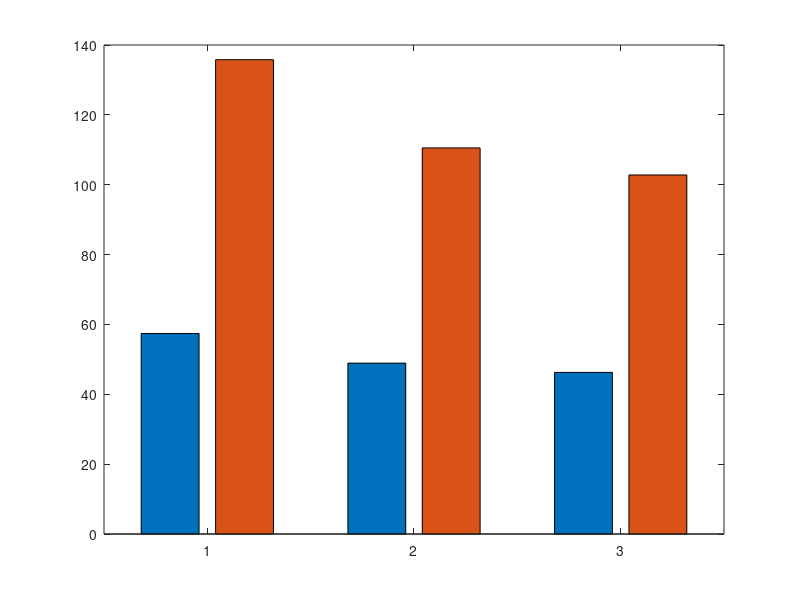

This figure's MATLAB source: (Note: this script raises an error after producing the figure.)
nice_colors_lines = [57,106,177; 218,124,48;62,150,81;204,37,41;83,81,84;107,76,154;146,36,40;148,139,61]./255;
nice_colors_bars = [114,147,203;225,151,76;132,186,91;211,94,96;128,133,133;144,103,167;171,104,87;204,194,16]./255;

good_means =[57.41, 48.92, 46.27];
good_stds = [28.693237879333175, 25.323775389937417, 24.024926638805784];
good_shares = [0.0, 2.18, 3.69];
bad_means = [135.8, 110.54, 102.79];
bad_stds = [42.782706786738025, 47.745454233884928, 46.182961143694541];
bad_shares = [0.0, 2.13, 4.45];

figure(1); clf;
hax = gca;
hbars = bar(hax, [good_means',bad_means']);
hbars(1).FaceColor = nice_colors_bars(1,:);
hbars(2).FaceColor = nice_colors_bars(2,:);
hbars(1).EdgeColor = 'none';
hbars(2).EdgeColor = 'none';
ylims = get(hax, 'Ylim');
y = (ylims(1) + diff(ylims)*0.05)*ones(1,3);
hold on;
x =  hbars(1).XData + hbars(1).XOffset;
hErrorbar(1) = errorbar(x, good_means, good_stds, good_stds, '.k');
text(x, y, cellstr(num2str(good_shares'))', 'HorizontalAlignment', 'center');

x =  hbars(2).XData + hbars(2).XOffset;
hErrorbar(2) = errorbar(x, bad_means, bad_stds, bad_stds, '.k');
text(x, y, cellstr(num2str(bad_shares'))', 'HorizontalAlignment', 'center');

ylabel(hax, 'Number of observations to find target');
set(hax, 'xticklabels', {'No sharing', '20% Max. KLD', '10% Max. KLD'});
legend(hax, {'High-quality sensor', 'Low-quality sensor'});